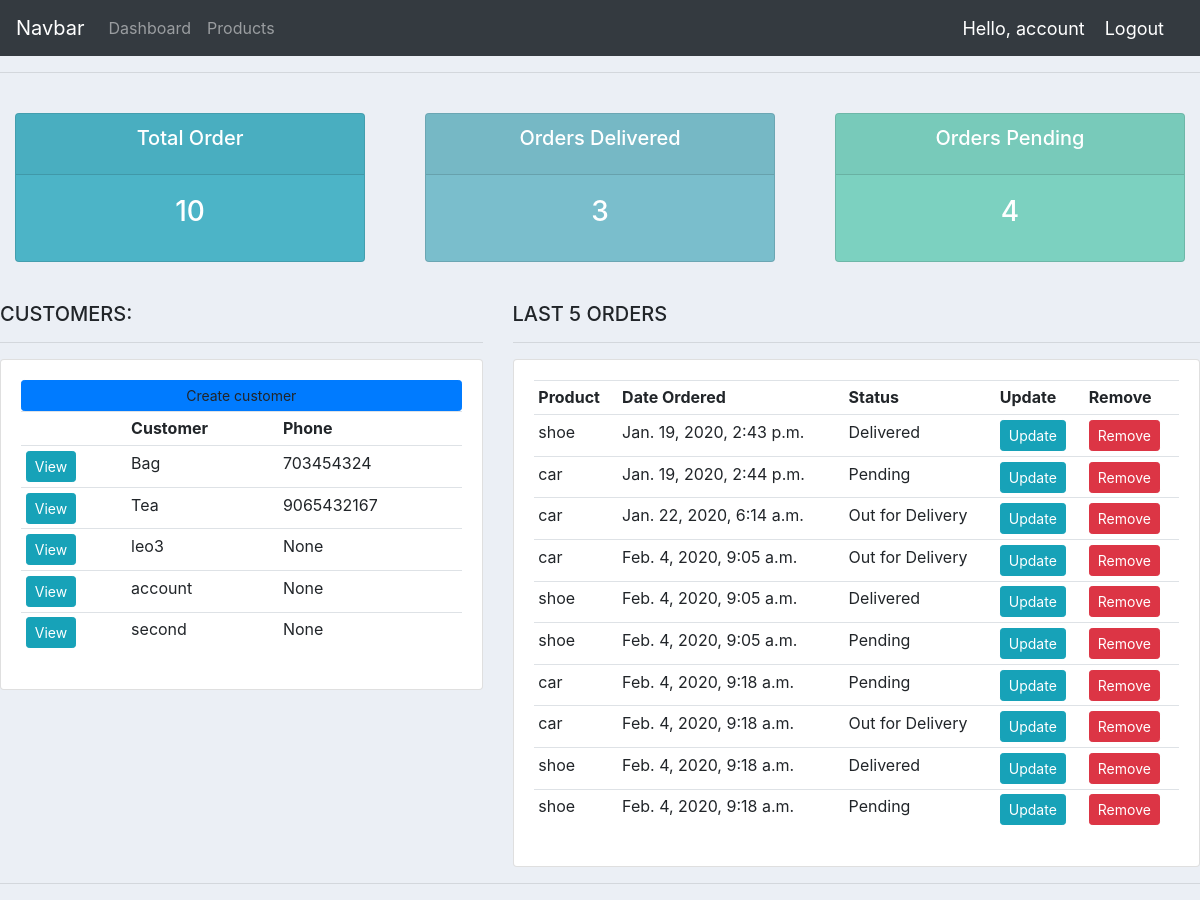
/accounts1/ (signed in), run on the app's committed database.
### accounts1/models.py (models this page shows, shortened)
class Customer(models.Model):
    user = models.OneToOneField(User, null=True, blank=True, on_delete=models.CASCADE)
    name = models.CharField(max_length=200, null=True)
    phone = models.IntegerField(null=True)
    email = models.CharField(max_length=200, null=True)
    profile_pic = models.ImageField(default="Jellyfish.jpg", null=True, blank=True)
    date_created = models.DateTimeField(auto_now_add=True, null=True)

class Order(models.Model):
    STATUS = (
        ('Pending', 'Pending'),
        ('Out for Delivery', 'Out for Delivery'),
        ('Delivered', 'Delivered')
    )
    customer = models.ForeignKey(Customer, null=True,  on_delete=models.CASCADE)
    product = models.ForeignKey(Product, null=True, on_delete=models.CASCADE)
    date_created = models.DateTimeField(auto_now_add=True, null=True)
    status = models.CharField(max_length=25, null=True, choices=STATUS)
    note = models.CharField(max_length=25, null=True)

class Product(models.Model):
    CATEGORY = (
        ('Indoor', 'Indoor'),
        ('Out Door', 'Out Door'),
    )
    name = models.CharField(max_length=200, null=True)
    price = models.FloatField(null=True)
    category = models.CharField(max_length=10, null=True, choices=CATEGORY)
    description = models.CharField(max_length=200, null=True, blank=True)
    date_created = models.DateTimeField(auto_now_add=True, null=True)
    tags = models.ManyToManyField(Tag)
    def __str__(self):
        return self.name

### accounts1/decorators.py (the view)
    def wrapper_func(request, *args, **kwargs):
        group = None
        if request.user.groups.exists():
            group = request.user.groups.all()[0].name
        if group == 'customer':
            return redirect('accounts1:user-page')
        if group == 'admin':
            return  view_func(request, *args, **kwargs)

### accounts1/views.py (called while the page is built)
@login_required(login_url = 'accounts1:login')
@admin_only
def home(request):
    orders = Order.objects.all()
    customers = Customer.objects.all()
    total_customers = customers.count()
    total_orders =orders.count()
    delivered = orders.filter(status='Delivered').count()
    pending = orders.filter(status='Pending').count()
    context = {
        'orders':orders,
        'customers': customers,
        'total_orders': total_orders,
        'total_customers':total_customers,
        'delivered':delivered,
        'pending':pending,
    }
    return render(request, 'accounts1/dashboard.html', context)

### accounts1/templates/accounts1/dashboard.html
{% extends 'accounts1/main.html' %}
{% block content %}
 {%include 'accounts1/status.html'%}
<br>
<div class="row">
    <div class="col-md-5">
        <h5>CUSTOMERS:</h5>
        <hr>
        <div class="card card-body">
            <a class="btn btn-primary btn-sm btn-block">
                Create customer
            </a>
            <table class="table table-sm">
                <tr>
                    <th></th>
                    <th>Customer</th>
                    <th> Phone</th>
                </tr>
                {% for customer in customers %}
                    <tr>
                        <td><a class="btn btn-sm btn-info" href="{% url 'accounts1:customer' customer.id %}">View</a> </td>
                        <td>{{customer.name}}</td>
                        <td>{{customer.phone}}</td>
                    </tr>
                {% endfor %}
            </table>
        </div>
    </div>
    <div class=" col-md-7">
        <h5>LAST 5 ORDERS</h5>
        <hr>
        <div class="card card-body">
            <table class="table table-sm">
                <tr>
                    <th>Product</th>
                    <th>Date Ordered</th>
                    <th>Status</th>
                    <th>Update</th>
                    <th>Remove</th>
                </tr>
                {% for order in orders %}
                    <tr>
                        <td>{{order.product}}</td>
                        <td>{{order.date_created}}</td>
                        <td>{{order.status}}</td>
                        <td><a class="btn btn-sm btn-info" href="{% url 'accounts1:update_order' order.id %}">Update</a> </td>
                        <td><a class="btn btn-sm btn-danger" href="{% url 'accounts1:delete_order' order.id %}">Remove</a> </td>
                    </tr>
                {% endfor %}
            </table>
        </div>
    </div>
</div>
{% endblock %}

### accounts1/templates/accounts1/main.html (shortened to what this page needs)
<!DOCTYPE html>
<html lang="en">
<head>
    {% load static %}
    {%include 'accounts1/css.html'%}
</head>
<body>
{% include 'accounts1/navbar.html' %}
<hr>
{% block content %} {% endblock %}
<hr>
</body>
</html>

### accounts1/templates/accounts1/css.html
 {% load static %}
{% block css %}
        <link rel="stylesheet" type="text/css" href="{% static 'css/bootstrap.min.css'%}"/>
         <link rel="stylesheet" href="{% static '/fontawesome/css/all.css'%}"/>
        <link rel="stylesheet" type="text/css" href="{% static 'css/main.css'%}"/>
 {% endblock %}

### accounts1/templates/accounts1/js.html (shortened to what this page needs)
{% load static %}

### accounts1/templates/accounts1/navbar.html (shortened to what this page needs)
<nav class="navbar navbar-expand-md bg-dark navbar-dark">
  <a class="navbar-brand" href="#">Navbar</a>
  <div class="collapse navbar-collapse" id="collapsibleNavbar">
    <ul class="navbar-nav">
      {% if request.user.is_staff %}
      <li class="nav-item">
        <a class="nav-link" href="{% url 'accounts1:home' %}">Dashboard</a>
      </li>
      <li class="nav-item">
        <a class="nav-link" href="{% url 'accounts1:products' %}">Products</a>
      </li>
      {% else %}
      <li class="nav-item">
      <a class="nav-link" href="{% url 'accounts1:account' %}">Settings</a>
      </li>
      {% endif %}
    </ul>
  </div>
   <span class="hello-msg">Hello, {{ request.user }}</span>
   <span><a class="hello-msg" href="{% url 'accounts1:logout' %}">Logout</a> </span>
</nav>

### accounts1/templates/accounts1/status.html
<br>
<div class="row">
    <div class="col">
        <div class="col-md">
            <div class="card text-center text-white mb-3" id="total_order">
                <div class="card-header">
                    <h5 class="card-title">Total Order</h5>
                </div>
                <div class="card-body">
                    <h3 class="card-title">{{ total_orders }}</h3>
                </div>
            </div>
        </div>
    </div>
    <div class="col">
        <div class="col-md">
            <div class="card text-center text-white mb-3" id="orders_delivered">
                <div class="card-header">
                    <h5 class="card-title">Orders Delivered</h5>
                </div>
                <div class="card-body">
                    <h3 class="card-title">{{ delivered  }}</h3>
                </div>
            </div>
        </div>
    </div>
    <div class="col">
        <div class="col-md">
            <div class="card text-center text-white mb-3" id="orders_pending">
                <div class="card-header">
                    <h5 class="card-title">Orders Pending</h5>
                </div>
                <div class="card-body">
                    <h3 class="card-title">{{ pending }}</h3>
                </div>
            </div>
        </div>
    </div>
</div>

### accounts1/static/css/main.css (style rules this page uses)
body { background-color:#ebeff5; }
#total_order { background-color:#4cb4c7; }
#orders_delivered { background-color:#7abecc; }
#orders_pending { background-color:#7CD1C0; }

### accounts1/templates/accounts1/navbar.html (style rules this page uses)
.hello-msg { font-size: 18px; color: #fff; margin-right: 20px; }

### data on the page
Customer: name "Bag", phone "703454324"
Customer: name "Tea", phone "9065432167"
Customer: name "leo3", phone "None"
Customer: name "account", phone "None"
Customer: name "second", phone "None"
Order: product "shoe", date_created "Jan. 19, 2020, 2:43 p.m.", status "Delivered"
Order: product "car", date_created "Jan. 19, 2020, 2:44 p.m.", status "Pending"
Order: product "car", date_created "Jan. 22, 2020, 6:14 a.m.", status "Out for Delivery"
Order: product "car", date_created "Feb. 4, 2020, 9:05 a.m.", status "Out for Delivery"
Order: product "shoe", date_created "Feb. 4, 2020, 9:05 a.m.", status "Delivered"
Order: product "shoe", date_created "Feb. 4, 2020, 9:05 a.m.", status "Pending"
Order: product "car", date_created "Feb. 4, 2020, 9:18 a.m.", status "Pending"
Order: product "car", date_created "Feb. 4, 2020, 9:18 a.m.", status "Out for Delivery"
Order: product "shoe", date_created "Feb. 4, 2020, 9:18 a.m.", status "Delivered"
Order: product "shoe", date_created "Feb. 4, 2020, 9:18 a.m.", status "Pending"

### other printed values
{{ request.user }} "account"
{{ total_orders }} "10"
{{ delivered }} "3"
{{ pending }} "4"
